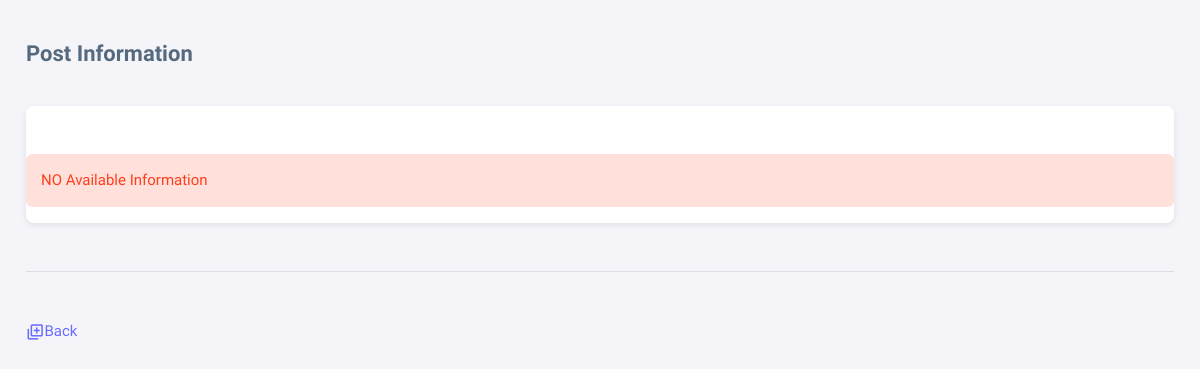
Before: /Views/admin/report.php with the older database file.
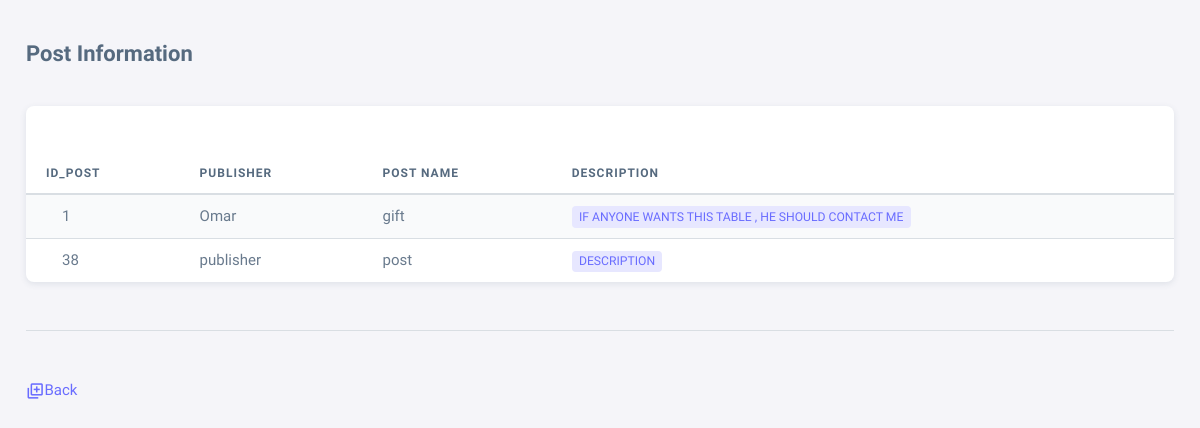
After: the same page with the newer database file.
### tables this page shows
CREATE TABLE `post` (
  `id_post` int(11) NOT NULL,
  `name_publisher` varchar(50) NOT NULL,
  `name_post` varchar(50) NOT NULL,
  `description` varchar(200) NOT NULL
);

### Controllers/PostController.php (called while the page is built, shortened)
<?php
require_once "../../Controllers/DBController.php";
class PostController
{
    public function getinformation()
    {
        $this->db = new DBController;
        $this->db->connect();
        if ($this->db) {
            $query = "select * from post";
            return $this->db->select($query);
        } else {
            echo "Error in database";
            return false;
        }
    }
}

### Controllers/DBController.php (called while the page is built, shortened)
<?php
class DBController
{
    protected $servername;
    protected $username;
    protected $password;
    protected $dbname;
    protected $conn;
    public function __construct()
    {
        $this->servername = "localhost";
        $this->username = "root";
        $this->password = "";
        $this->dbname = "database";
    }
    public function connect()
    {
        $this->conn = mysqli_connect($this->servername, $this->username, $this->password, $this->dbname);
        return $this->conn ;
    }
    public function select($qry)
    {
        $result = $this->conn->query($qry);
        if (!$result) {
            echo "Error: " . mysqli_error($this->conn);
            return false;
        } else {
            return $result->fetch_all(MYSQLI_ASSOC);
        }
    }
}

### Views/admin/report.php (the view, shortened to what this page needs)
<?php
require_once '../../Controllers/PostController.php';
$postController = new PostController;
$posts = $postController->getinformation();
?>
<!DOCTYPE html>
<html lang="en" class="light-style layout-menu-fixed" dir="ltr" data-theme="theme-default" data-assets-path="../assets/" data-template="vertical-menu-template-free">
<head>
  <link rel="stylesheet" href="../assets/vendor/fonts/boxicons.css" />
  <link rel="stylesheet" href="../assets/vendor/css/core.css" class="template-customizer-core-css" />
  <link rel="stylesheet" href="../assets/vendor/css/theme-default.css" class="template-customizer-theme-css" />
  <link rel="stylesheet" href="../assets/css/demo.css" />
  <link rel="stylesheet" href="../assets/vendor/libs/perfect-scrollbar/perfect-scrollbar.css" />
</head>
<body>
  <div class="container-xxl flex-grow-1 container-p-y">
    <h4 class="fw-bold py-3 mb-4"><span class="text-muted fw-light"> </span> Post Information</h4>
    <div class="card">
      <h5 class="card-header"></h5>
      <?php
      if (count($posts) == 0) {
      ?>
        <div class="alert alert-danger" role="alert">NO Available Information</div>
      <?php
      } else {
      ?>
        <div class="table-responsive text-nowrap">
          <table class="table table-striped">
            <thead>
              <tr>
                <th>Id_post</th>
                <th>Publisher</th>
                <th>Post Name</th>
                <th>Description</th>
              </tr>
            </thead>
            <tbody class="table-border-bottom-0">
              <?php
              foreach ($posts as $post) {
              ?>
                <tr>
                  <td><i class="fab fa-angular fa-lg text-danger me-3"></i> <?php echo $post["id_post"] ?><strong></strong></td>
                  <td><?php echo $post["name_publisher"] ?></td>
                  <td>
                    <?php echo $post["name_post"] ?>
                  </td>
                  <td><span class="badge bg-label-primary me-1"><?php echo $post["description"] ?></span></td>
                </tr>
              <?php
              }
              ?>
            </tbody>
          </table>
        </div>
      <?php
      }
      ?>
    </div>
    <hr class="my-5" />
    <div>
      <a href="admin.php" target="_blank"><span class="tf-icons bx bx-add-to-queue"></span>Back</a>
    </div>
  </div>
</body>
</html>

Changed rows visible on the page:
added post: id_post "1", name_publisher "Omar", name_post "gift", description "IF ANYONE WANTS THIS TABLE , HE SHOULD CONTACT ME"
added post: id_post "38", name_publisher "publisher", name_post "post", description "DESCRIPTION"
Other visible differences:
text no longer shown: "NO Available Information"
text now shown: "ID_POST PUBLISHER POST NAME DESCRIPTION"
